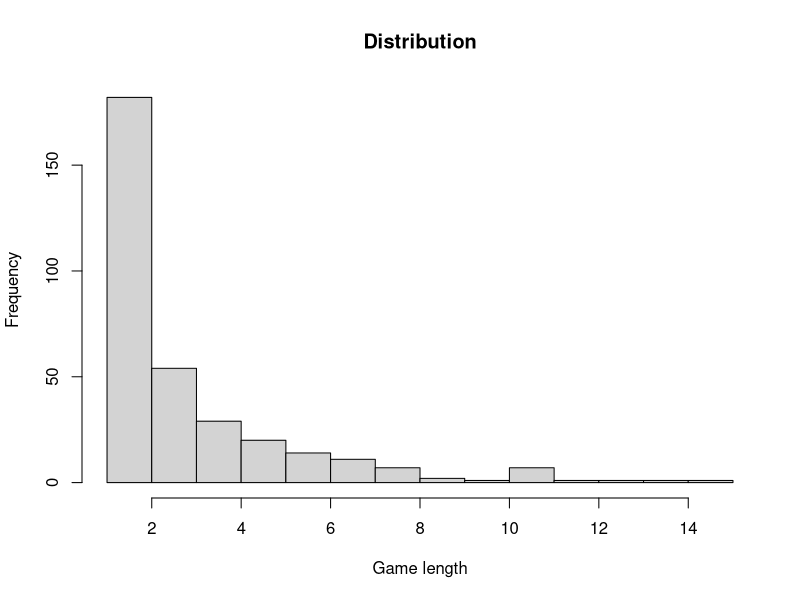

Generate this figure with R: (Note: a time limit stopped this script after it produced the figure.)

#https://stats.stackexchange.com/questions/136806/expected-number-of-tosses-till-first-head-comes-up
p <- 1/3                                           # Set the chance of heads
tosses <- runif(1e3) < p                           # Make a million tosses
sim <- diff(c(TRUE, which(tosses)))                # Compute game lengths
hist(sim, xlab="Game length", main="Distribution") # Graph their distribution
mean(sim)                                          # Report the average len


#https://stats.stackexchange.com/questions/276454/how-to-simulate-poisson-arrival-times-if-the-rate-varies-with-time
rates <- c(1.5, 2.1, 3.4)
rates <- c(1.5, 1.5, 1.5)
arrival_times <- c()
for (hour in 1:3000) {
  n_arrivals <- rpois(1,rates[1 + hour%%3])
  arrival_times <- c(arrival_times, runif(n_arrivals) + hour - 1)
}
arrival_times <- sort(arrival_times)


#file:///C:/Users/Lenovo/OneDrive/Documents/BOOKS/STATISTICS/COUNTS/useful%20for%20neg%20binomial/Maria%20L.%20Rizzo%20-%20Statistical%20computing%20with%20R.%201-Chapman%20&%20Hall%20_%20CRC%20(2007)%20page%2044.pdf
# check example 3.25

#--------------------------------------------------------------------------------------------------------
# work question re combinations

x <- c(5,5,3,2,5,5) # 6 groups and their sizes
res <- c()

# example we are selecting one group so there are 5,5,3,2,5,5 ways
combn(x,1) # we add these up to give 25, so there are 25 extra groups created
combn(x,2) # WHEN i IS 2 WE SAY WE ARE UsING 2 OPTIONAL GROUPS, THERE ARE 15 WAYS OF CHOOSING 2 FROM 6

# now go through all, so there could be 1,2,3,4,5 or 6 groups, collect the information

for (i in 1:6) {
   z <- combn(x,i)  # WHEN i IS 1 THE NO OF WAYS OF SELECTING 1 FROM EACH GROUP = N
                    # WHEN i IS 2 WE SAY WE ARE USING 2 OPTIONAL GROUPS, THERE ARE 15 WAYS OF CHOOSING 2 GROUPS FROM 6
   # WHEN i IS 3 WE SAY WE ARE UsING 3 OPTIONAL GROUPS, THERE ARE 20 WAYS OF CHOOSING 3 GROUPS FROM 6
   res[i] <- sum(apply(z,2,prod)) # prod of cols gives combinations, then sum them all
}
res
sum(res)


# considering the core group there are 384 combinations
x <- c(4,4,4,2,3)
z <- combn(x,5)
zz <- sum(apply(z,2,prod))

sum(res+zz)  # answer


#------------------------------------------------------------------------------------------------------------
# simulation to check exact answer
#------------------------------------------------------------------------------------------------------------

  require(tidyverse)

  # make df based on instructions
  Y1 <- paste0("Y1",1:5) # optional
  Y2 <- paste0("Y2",1:5) # optional
  X1 <- paste0("X1",1:3) # optional
  
  X2 <- paste0("X2",1:4)# core
  X3 <- paste0("X3",1:4)# core
  X4 <- paste0("X4",1:4)# core
  X5 <- paste0("X5",1:2)# core
  X6 <- paste0("X6",1:3)# core
  
  X7 <- paste0("X7",1:2)# optional
  Y3 <- paste0("Y3",1:5)# optional
  Y4 <- paste0("Y4",1:5)# optional
  
  # do the simulation based on the optional groups only
  df   <- data.frame(grade =c( Y1, Y2, X1, X7, Y3, Y4)) # we ignore the core x2:x6 which is always in the molecule
  df$g <- substr(df$grade,1,2)
  df$y <- substr(df$grade,3,3)
  df
  
  #-------------------------------------------------------------------------------------------------------------
  # DT package is fast for stratified sampling
  require(data.table)

  xx <- function(){
    
    # select from 1:6, then choose this no. of groups randomly from available groups
    x <- sample(unique(df$g), sample(1:6, 1),  replace=F)
    
    df1 <- df[df$g %in% x,]  # subset the d.f. based on the selected groups above
    
    setDT(df1)  # make a data table
    
    # now select randomly 1 amino-acid from each group, this is the molecule
    # https://stackoverflow.com/questions/16289182/sample-random-rows-within-each-group-in-a-data-table
       
    d <- df1[,.SD[sample(.N, min(1,.N))],by = g]   # DT stratified sampling
    
    return(d$grade) #return the molecule
    
  }

  #----------------execute function and manage-------------------------------------------------------------------
  
  set.seed(23413)
  sims <- 1e6                                    # number of simulations
  system.time(z <- replicate(sims, xx()))        # create many molecules using function xx()
                                    # sort rows independently of each other, so we can run the unique function
  z <-  z[order(sapply(z,'[[',1))]  # https://stackoverflow.com/questions/28100593/how-to-sort-a-list-of-lists-in-r
                                   
  z <- unique(z)                    # how many unique molecules are there?
  length(z)                         # this should be close to the empirical result, yes exactly 15551 combinations

  #----------------------------------------------------------------------------------------------------------------
